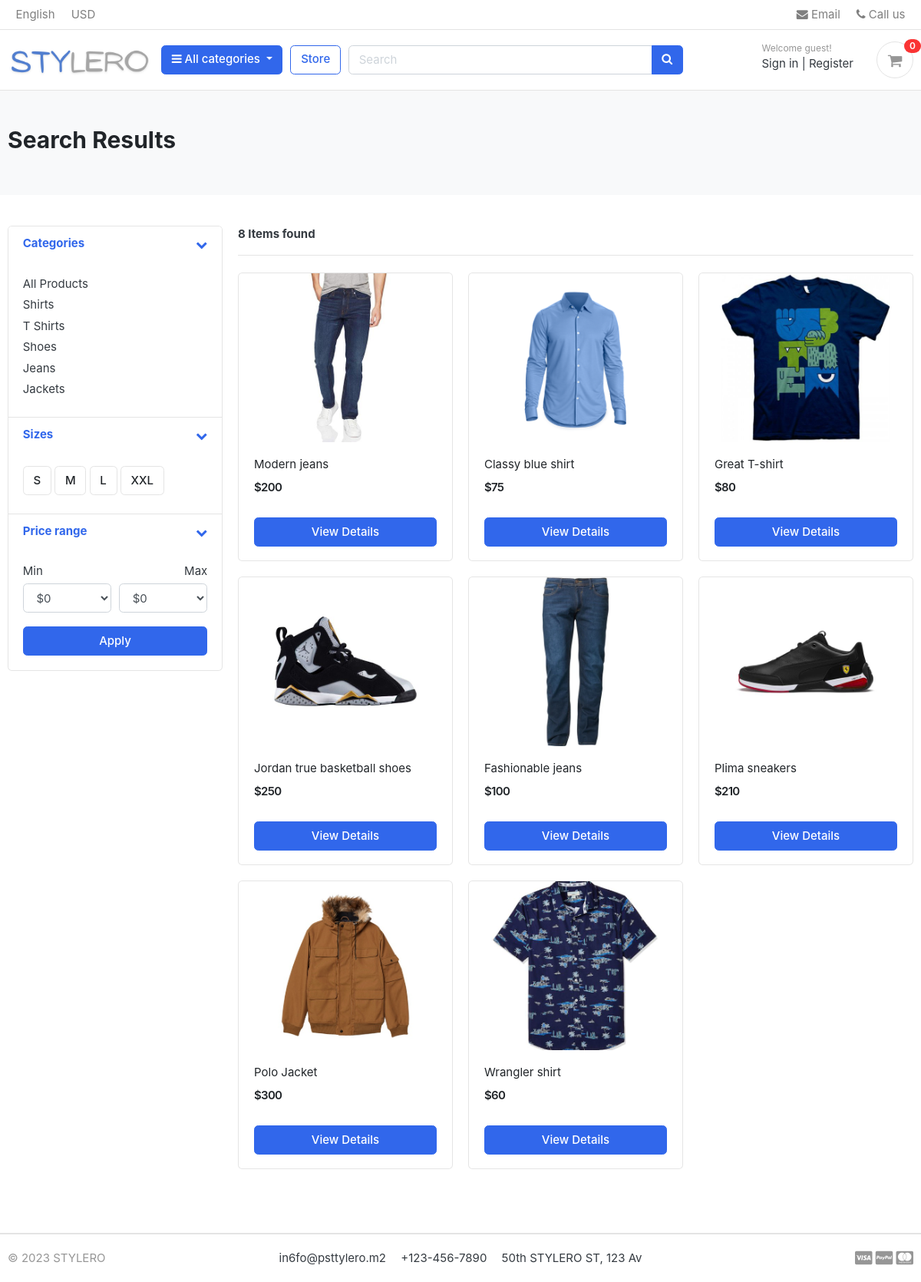
/store/, run on the app's committed database.
### category/models.py (models this page shows, shortened)
class Category(models.Model):
    category_name = models.CharField(max_length=50, unique=True)
    slug = models.SlugField(max_length=100, unique=True)                                                                #responsible for a unique url of the category
    descriptions = models.TextField(max_length=500, blank=True)                                                         #optional field
    category_image = models.ImageField (upload_to='photos/categories', blank=True)                                      #optional field
    class Meta:
        verbose_name ='category'
        verbose_name_plural = 'categories'                                                                              #instead of 'categorys'
    def get_url(self):                                                                                                  #category url
        return reverse ('products_by_category', args=[self.slug])

### store/models.py (models this page shows, shortened)
class Product(models.Model):
    product_name= models.CharField(max_length=200,unique=True)
    slug = models.SlugField(max_length=200,unique=True)
    description = models.TextField(max_length=500,blank=True)
    price = models.IntegerField()
    images = models.ImageField(upload_to='photos/products')
    stock = models.IntegerField()
    is_available = models.BooleanField(default=True)                                                                    #by default always available
    category = models.ForeignKey(Category, on_delete=models.CASCADE)                                                    #deleting a category removes products associated with it
    created_date = models.DateTimeField(auto_now_add=True)
    modified_date = models.DateTimeField(auto_now=True)
    def get_url(self):                                                                                                  #accessing the slug of category and product, generating url
        return reverse('product_detail',args=[self.category.slug, self.slug])                                           #of a specific product

### store/views.py (the view)
# urls.py: path('store/', include('store.urls')),
def store(request, category_slug=None):
    if category_slug:                                                                                                   #products queryset
        categories = get_object_or_404(Category, slug=category_slug)
        products = Product.objects.filter(category=categories, is_available=True)
    else:
        products = Product.objects.all().filter(is_available=True)
    min_price = request.GET.get('min_price')                                                                            #filter by price range
    max_price = request.GET.get('max_price')
    if min_price:
        products = products.filter(price__gte=min_price)
    if max_price:
        products = products.filter(price__lte=max_price)
    paginator = Paginator(products, 9)                                                                                  #pagination
    page = request.GET.get('page')
    paged_products = paginator.get_page(page)
    product_count = products.count()
    context = {
        'products':paged_products,
        'product_count':product_count,
    }
    return render (request, 'store/store.html', context)

### carts/views.py (called while the page is built)
def _cart_id(request):                                                                                                  #private function
    cart = request.session.session_key                                                                                  #session id
    if not cart:
        cart = request.session.create()                                                                                 #if there is no session_key a new one is created
    return cart

### category/context_processor.py (called while the page is built)
def menu_links(request):
    links = Category.objects.all()                                                                                      #fetching all the categories
    return dict(links=links)                                                                                            #returning a dictionary with key links connected to category queryset

### templates/store/store.html (shortened to what this page needs)
{% extends 'base.html' %}
{% load static %}
{% block content %}
<section class="section-pagetop bg">
<div class="container">
    {% if 'search in request.path' %}
    	<h2 class="title-page">Search Results</h2>
    {% else %}
        <h2 class="title-page">Our Store</h2>
    {% endif %}
</div>
</section>
<section class="section-content padding-y">
<div class="container">
<div class="row">
	<aside class="col-md-3">
<div class="card">
	<article class="filter-group">
		<header class="card-header">
			<a href="#" data-toggle="collapse" data-target="#collapse_1" aria-expanded="true" class="">
				<i class="icon-control fa fa-chevron-down"></i>
				<h6 class="title">Categories</h6>
			</a>
		</header>
		<div class="filter-content collapse show" id="collapse_1" style="">
			<div class="card-body">
				<ul class="list-menu">
                <li><a href="{% url 'store' %}">All Products </a></li>
                    {% for category in links %}
				<li><a href="{{ category.get_url }}">{{ category.category_name }} </a></li>
                    {% endfor %}
				</ul>
			</div>
		</div>
	</article>
<form action="/store/" method="get">
	<article class="filter-group">
		<header class="card-header">
			<a href="#" data-toggle="collapse" data-target="#collapse_4" aria-expanded="true" class="">
				<i class="icon-control fa fa-chevron-down"></i>
				<h6 class="title">Sizes </h6>
			</a>
		</header>
		<div class="filter-content collapse show" id="collapse_4" style="">
			<div class="card-body">
			  <label class="checkbox-btn">
			    <span class="btn btn-light"> S </span>
			  </label>
			  <label class="checkbox-btn">
			    <span class="btn btn-light"> M </span>
			  </label>
			  <label class="checkbox-btn">
			    <span class="btn btn-light"> L </span>
			  </label>
			  <label class="checkbox-btn">
			    <span class="btn btn-light"> XXL </span>
			  </label>
		</div>
		</div>
	</article>
	<article class="filter-group">
		<header class="card-header">
			<a href="#" data-toggle="collapse" data-target="#collapse_3" aria-expanded="true" class="">
				<i class="icon-control fa fa-chevron-down"></i>
				<h6 class="title">Price range </h6>
			</a>
		</header>
		<div class="filter-content collapse show" id="collapse_3" style="">
			<div class="card-body">
				<div class="form-row">
				<div class="form-group col-md-6">
				  <label>Min</label>
				  	<select name="min_price" class="mr-2 form-control">
						<option value="0">$0</option>
					</select>
				</div>
				<div class="form-group text-right col-md-6">
				  <label>Max</label>
				  	<select name="max_price" class="mr-2 form-control">
                        <option value="0">$0</option>
					</select>
				</div>
				</div>
				<button class="btn btn-block btn-primary" type="submit">Apply</button>
			</div>
		</div>
	</article>
</form>
</div>
	</aside>
	<main class="col-md-9">
<header class="border-bottom mb-4 pb-3">
		<div class="form-inline">
			<span class="mr-md-auto">  <b>{{ product_count }} Items found </b> </span>
		</div>
</header>
<div class="row">
    {% if products %}
    {% for product in products %}
	<div class="col-md-4">
		<figure class="card card-product-grid">
			<div class="img-wrap">
                <a href="{{ product.get_url }}"></a><img src="{{ product.images.url }}">
			</div>
			<figcaption class="info-wrap">
				<div class="fix-height">
					<a href="{{ product.get_url }}" class="title"> {{ product.product_name }}</a>
					<div class="price-wrap mt-2">
						<span class="price">${{ product.price }}</span>
					</div>
				</div>
				<a href="{{ product.get_url }}" class="btn btn-block btn-primary">View Details </a>
			</figcaption>
		</figure>
	</div>
    {% endfor %}
    {%  else %}
    <div>
        <h2>No results found. Please try again.</h2>
    </div>
    {% endif %}
</div>
	</main>
</div>
</div>
</section>
{% endblock %}

### static/css/ui.css (style rules this page uses)
html { font-family: "Inter", sans-serif; font-size: 15px; }
.img-wrap { text-align: center; display: block; }
.img-wrap img { max-width: 100%; }
.price-wrap { letter-spacing: -0.7px; }
.padding-y { padding-top: 40px; padding-bottom: 40px; }
figure { margin-bottom: 0; }
article:after, .form-group:after { display: block; clear: both; content: ""; }
.bg { background-color: #f8f9fa; }
.title-page { color: #212529; }
.btn-light { background-color: #fff; border-color: #e4e4e4; }
[class*=list-] li:after { visibility: hidden; display: block; content: ""; overflow: hidden; height: 0; clear: both; }
.list-menu { list-style: none; margin: 0; padding-left: 0; }
.list-menu li { margin-bottom: 5px; }
.list-menu a { color: #343a40; }
[class*=card-product] a.title { color: #212529; display: block; }
[class*=card-product] .img-wrap { overflow: hidden; position: relative; }
[class*=card-product] .img-wrap img { height: 100%; max-width: 100%; width: auto; display: inline-block; -o-object-fit: cover; object-fit: cover; }
.card-product-grid { margin-bottom: 20px; }
.card-product-grid .img-wrap { border-radius: 0.2rem 0.2rem 0 0; height: 220px; }
.card-product-grid .info-wrap { overflow: hidden; padding: 18px 20px; }
.card-product-grid .fix-height { height: 80px; overflow: hidden; }
.card .img-wrap { overflow: hidden; }
.price { font-weight: 600; color: #212529; }
.icon-control { margin-top: 5px; float: right; font-size: 80%; }
.card-header .title { margin-bottom: 0; line-height: 1.5; }
.filter-group { border-bottom: 1px solid #e4e4e4; }
.filter-group .card-header { border-bottom: 0; }
.filter-group:last-child { border-bottom: 0; }
.checkbox-btn { position: relative; }
.section-pagetop { padding: 45px 0; }

### data on the page
Category: category_name "Shirts"
Category: category_name "T Shirts"
Category: category_name "Shoes"
Category: category_name "Jeans"
Category: category_name "Jackets"
Product: images (picture), product_name "Modern jeans", price "200"
Product: images (picture), product_name "Classy blue shirt", price "75"
Product: images (picture), product_name "Great T-shirt", price "80"
Product: images (picture), product_name "Jordan true basketball shoes", price "250"
Product: images (picture), product_name "Fashionable jeans", price "100"
Product: images (picture), product_name "Plima sneakers", price "210"
Product: images (picture), product_name "Polo Jacket", price "300"
Product: images (picture), product_name "Wrangler shirt", price "60"

### other printed values
{{ cart_count }} "0"
{{ product_count }} "8"
